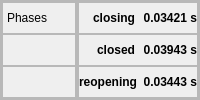
           <widget class="QFrame" name="frame_phase">
            <property name="maximumSize">
             <size>
              <width>16777215</width>
              <height>150</height>
             </size>
            </property>
            <property name="styleSheet">
             <string notr="true">#frame_phase {
	border-top: 2px solid #BDBBBE;
}</string>
            </property>
            <property name="frameShape">
             <enum>QFrame::StyledPanel</enum>
            </property>
            <property name="frameShadow">
             <enum>QFrame::Raised</enum>
            </property>
            <layout class="QHBoxLayout" name="horizontalLayout_25">
             <property name="spacing">
              <number>0</number>
             </property>
             <property name="leftMargin">
              <number>0</number>
             </property>
             <property name="topMargin">
              <number>0</number>
             </property>
             <property name="rightMargin">
              <number>0</number>
             </property>
             <property name="bottomMargin">
              <number>0</number>
             </property>
             <item>
              <widget class="QFrame" name="frame_phase_left">
               <property name="frameShape">
                <enum>QFrame::StyledPanel</enum>
               </property>
               <property name="frameShadow">
                <enum>QFrame::Raised</enum>
               </property>
               <layout class="QVBoxLayout" name="verticalLayout_15">
                <property name="spacing">
                 <number>0</number>
                </property>
                <property name="leftMargin">
                 <number>0</number>
                </property>
                <property name="topMargin">
                 <number>0</number>
                </property>
                <property name="rightMargin">
                 <number>0</number>
                </property>
                <property name="bottomMargin">
                 <number>0</number>
                </property>
                <item>
                 <widget class="QFrame" name="frame_top_3">
                  <property name="frameShape">
                   <enum>QFrame::StyledPanel</enum>
                  </property>
                  <property name="frameShadow">
                   <enum>QFrame::Raised</enum>
                  </property>
                  <layout class="QHBoxLayout" name="horizontalLayout_26">
                   <property name="leftMargin">
                    <number>4</number>
                   </property>
                   <property name="topMargin">
                    <number>0</number>
                   </property>
                   <property name="rightMargin">
                    <number>4</number>
                   </property>
                   <property name="bottomMargin">
                    <number>0</number>
                   </property>
                   <item>
                    <widget class="QLabel" name="label_4">
                     <property name="text">
                      <string>Phases</string>
                     </property>
                    </widget>
                   </item>
                  </layout>
                 </widget>
                </item>
                <item>
                 <widget class="QFrame" name="frame_temp_3">
                  <property name="frameShape">
                   <enum>QFrame::StyledPanel</enum>
                  </property>
                  <property name="frameShadow">
                   <enum>QFrame::Raised</enum>
                  </property>
                 </widget>
                </item>
                <item>
                 <widget class="QFrame" name="frame_temp_2">
                  <property name="frameShape">
                   <enum>QFrame::StyledPanel</enum>
                  </property>
                  <property name="frameShadow">
                   <enum>QFrame::Raised</enum>
                  </property>
                 </widget>
                </item>
               </layout>
              </widget>
             </item>
             <item>
              <widget class="QFrame" name="frame_phase_right">
               <property name="frameShape">
                <enum>QFrame::StyledPanel</enum>
               </property>
               <property name="frameShadow">
                <enum>QFrame::Raised</enum>
               </property>
               <layout class="QVBoxLayout" name="verticalLayout_11">
                <property name="spacing">
                 <number>0</number>
                </property>
                <property name="leftMargin">
                 <number>0</number>
                </property>
                <property name="topMargin">
                 <number>0</number>
                </property>
                <property name="rightMargin">
                 <number>0</number>
                </property>
                <property name="bottomMargin">
                 <number>0</number>
                </property>
                <item>
                 <widget class="QFrame" name="frame_top_4">
                  <property name="frameShape">
                   <enum>QFrame::StyledPanel</enum>
                  </property>
                  <property name="frameShadow">
                   <enum>QFrame::Raised</enum>
                  </property>
                  <layout class="QHBoxLayout" name="horizontalLayout_27">
                   <property name="spacing">
                    <number>6</number>
                   </property>
                   <property name="leftMargin">
                    <number>0</number>
                   </property>
                   <property name="topMargin">
                    <number>0</number>
                   </property>
                   <property name="rightMargin">
                    <number>0</number>
                   </property>
                   <property name="bottomMargin">
                    <number>0</number>
                   </property>
                   <item>
                    <widget class="QLabel" name="label_closing_1">
                     <property name="styleSheet">
                      <string notr="true">#label_closing_1 {
	font-weight: 600;
}</string>
                     </property>
                     <property name="text">
                      <string>closing</string>
                     </property>
                     <property name="alignment">
                      <set>Qt::AlignRight|Qt::AlignTrailing|Qt::AlignVCenter</set>
                     </property>
                    </widget>
                   </item>
                   <item>
                    <widget class="QLabel" name="label_closing_2">
                     <property name="styleSheet">
                      <string notr="true">#label_closing_2 {
	font-weight: 600;
}</string>
                     </property>
                     <property name="text">
                      <string>0.03421 s</string>
                     </property>
                     <property name="alignment">
                      <set>Qt::AlignRight|Qt::AlignTrailing|Qt::AlignVCenter</set>
                     </property>
                    </widget>
                   </item>
                  </layout>
                 </widget>
                </item>
                <item>
                 <widget class="QFrame" name="frame_mid_2">
                  <property name="frameShape">
                   <enum>QFrame::StyledPanel</enum>
                  </property>
                  <property name="frameShadow">
                   <enum>QFrame::Raised</enum>
                  </property>
                  <layout class="QHBoxLayout" name="horizontalLayout_28">
                   <property name="spacing">
                    <number>6</number>
                   </property>
                   <property name="leftMargin">
                    <number>0</number>
                   </property>
                   <property name="topMargin">
                    <number>0</number>
                   </property>
                   <property name="rightMargin">
                    <number>0</number>
                   </property>
                   <property name="bottomMargin">
                    <number>0</number>
                   </property>
                   <item>
                    <widget class="QLabel" name="label_closed_1">
                     <property name="styleSheet">
                      <string notr="true">#label_closed_1 {
	font-weight: 600;
}</string>
                     </property>
                     <property name="text">
                      <string>closed</string>
                     </property>
                     <property name="alignment">
                      <set>Qt::AlignRight|Qt::AlignTrailing|Qt::AlignVCenter</set>
                     </property>
                    </widget>
                   </item>
                   <item>
                    <widget class="QLabel" name="label_closed_2">
                     <property name="styleSheet">
                      <string notr="true">#label_closed_2 {
	font-weight: 600;
}</string>
                     </property>
                     <property name="text">
                      <string>0.03943 s</string>
                     </property>
                     <property name="alignment">
                      <set>Qt::AlignRight|Qt::AlignTrailing|Qt::AlignVCenter</set>
                     </property>
                    </widget>
                   </item>
                  </layout>
                 </widget>
                </item>
                <item>
                 <widget class="QFrame" name="frame_bot_3">
                  <property name="frameShape">
                   <enum>QFrame::StyledPanel</enum>
                  </property>
                  <property name="frameShadow">
                   <enum>QFrame::Raised</enum>
                  </property>
                  <layout class="QHBoxLayout" name="horizontalLayout_29">
                   <property name="spacing">
                    <number>6</number>
                   </property>
                   <property name="leftMargin">
                    <number>0</number>
                   </property>
                   <property name="topMargin">
                    <number>0</number>
                   </property>
                   <property name="rightMargin">
                    <number>0</number>
                   </property>
                   <property name="bottomMargin">
                    <number>0</number>
                   </property>
                   <item>
                    <widget class="QLabel" name="label_reopening_1">
                     <property name="styleSheet">
                      <string notr="true">#label_reopening_1 {
	font-weight: 600;
}</string>
                     </property>
                     <property name="text">
                      <string>reopening</string>
                     </property>
                     <property name="alignment">
                      <set>Qt::AlignRight|Qt::AlignTrailing|Qt::AlignVCenter</set>
                     </property>
                    </widget>
                   </item>
                   <item>
                    <widget class="QLabel" name="label_reopening_2">
                     <property name="styleSheet">
                      <string notr="true">#label_reopening_2 {
	font-weight: 600;
}</string>
                     </property>
                     <property name="text">
                      <string>0.03443 s</string>
                     </property>
                     <property name="alignment">
                      <set>Qt::AlignRight|Qt::AlignTrailing|Qt::AlignVCenter</set>
                     </property>
                    </widget>
                   </item>
                  </layout>
                 </widget>
                </item>
               </layout>
              </widget>
             </item>
            </layout>
           </widget>
